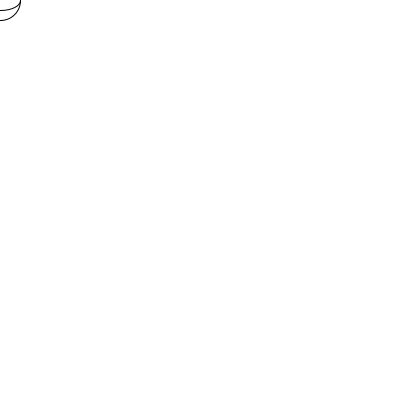
Frame 1 (no input)
Frame 60 (the mouse pressed at the canvas centre just before this capture): identical to frame 1, image omitted
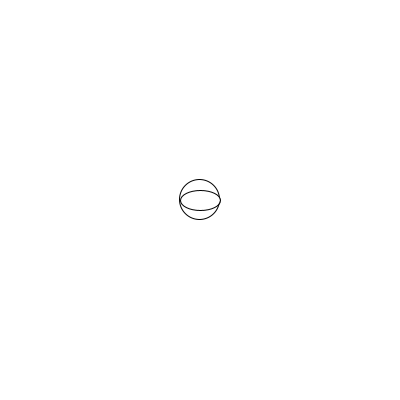
Frame 120 (the mouse held since frame 60 and released just before this capture)

The Processing sketch that drew these frames (run headless with seeded random() and noise(); from frame 60 on, the mouse is pressed at the canvas centre):

// Processing sketch: week03_05_mouse_cat_x_y
// ── week03_05_mouse_cat_x_y.pde
//week03_05_mouse_cat_x_y
void setup(){
  size(400,400);
}
float x , y;
void draw(){
  background(255);
  ellipse(x,y,40,40);
  ellipse(mouseX,mouseY,40,20);
  x = (x*4 + mouseX) /5;
  y = (y*4 + mouseY) /5;
}//新的座標，舊的目標*14，目標*1
